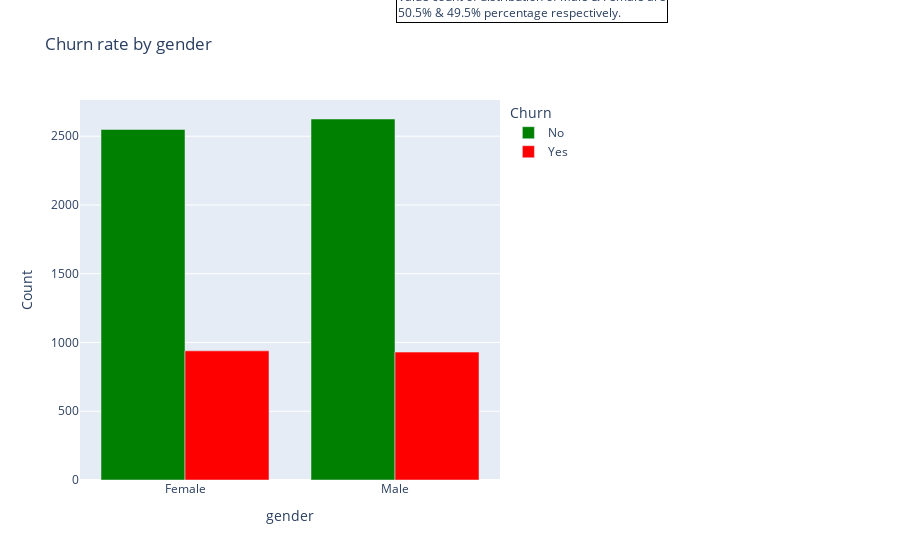
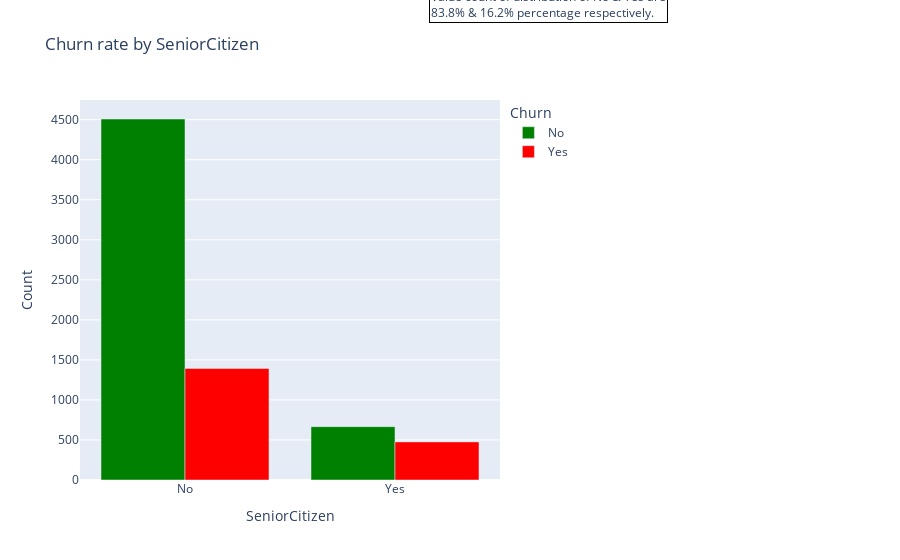
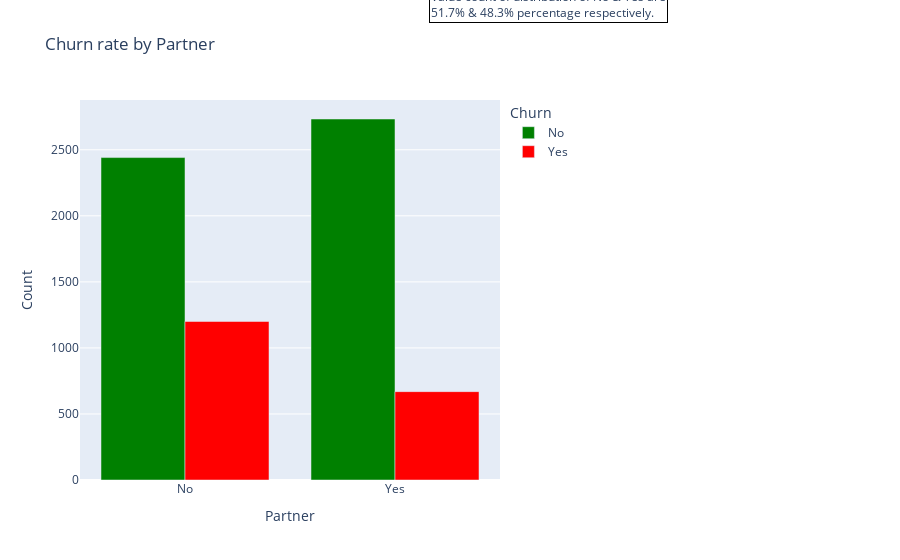
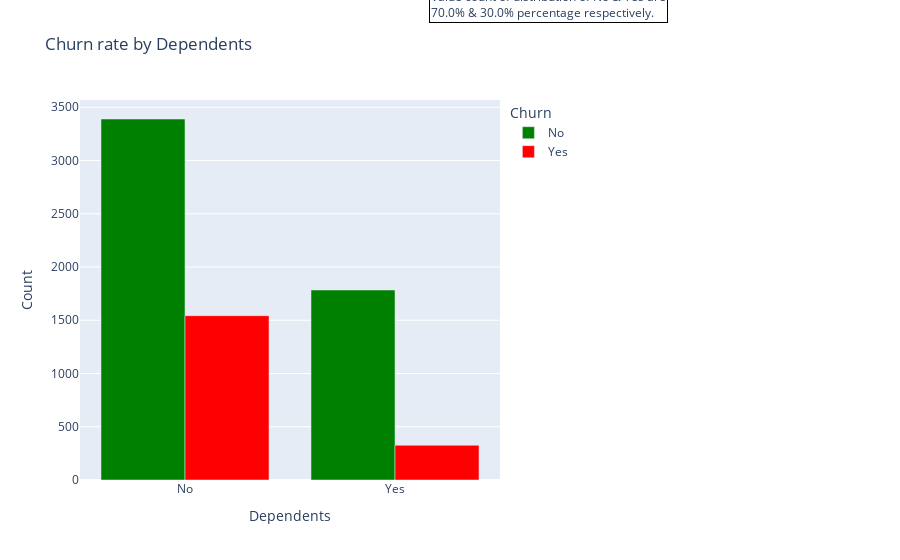

The notebook cell saved with these charts, in order:
### Code cell
#Gender feature plot
bar('gender')
#SeniorCitizen feature plot 
df.loc[df.SeniorCitizen==0,'SeniorCitizen'] = "No"   #convert 0 to No in all data instances
df.loc[df.SeniorCitizen==1,'SeniorCitizen'] = "Yes"  #convert 1 to Yes in all data instances
bar('SeniorCitizen')
#Partner feature plot
bar('Partner')
#Dependents feature plot
bar('Dependents')

### Figure 1 — Plotly figure (JSON) as saved in the notebook; plotly's stock layout.template omitted (floating-point values rounded to 4 significant figures)
{"data": [{"alignmentgroup": "True", "hovertemplate": "Churn=No<br>gender=%{x}<br>Count=%{y}<extra></extra>", "legendgroup": "No", "marker": {"color": "green", "pattern": {"shape": ""}}, "name": "No", "offsetgroup": "No", "orientation": "v", "showlegend": true, "textposition": "auto", "type": "bar", "x": ["Female", "Male"], "xaxis": "x", "y": [2549, 2625], "yaxis": "y"}, {"alignmentgroup": "True", "hovertemplate": "Churn=Yes<br>gender=%{x}<br>Count=%{y}<extra></extra>", "legendgroup": "Yes", "marker": {"color": "red", "pattern": {"shape": ""}}, "name": "Yes", "offsetgroup": "Yes", "orientation": "v", "showlegend": true, "textposition": "auto", "type": "bar", "x": ["Female", "Male"], "xaxis": "x", "y": [939, 930], "yaxis": "y"}], "layout": {"annotations": [{"align": "left", "bordercolor": "black", "borderwidth": 1, "showarrow": false, "text": "Value count of distribution of Male & Female are<br>50.5% & 49.5% percentage respectively.", "x": 1.4, "xref": "paper", "y": 1.3, "yref": "paper"}], "barmode": "group", "legend": {"title": {"text": "Churn"}, "tracegroupgap": 0}, "margin": {"r": 400}, "title": {"text": "Churn rate by gender"}, "xaxis": {"anchor": "y", "domain": [0, 1], "title": {"text": "gender"}}, "yaxis": {"anchor": "x", "domain": [0, 1], "title": {"text": "Count"}}}}

### Figure 2 — Plotly figure (JSON) as saved in the notebook; plotly's stock layout.template omitted (floating-point values rounded to 4 significant figures)
{"data": [{"alignmentgroup": "True", "hovertemplate": "Churn=No<br>SeniorCitizen=%{x}<br>Count=%{y}<extra></extra>", "legendgroup": "No", "marker": {"color": "green", "pattern": {"shape": ""}}, "name": "No", "offsetgroup": "No", "orientation": "v", "showlegend": true, "textposition": "auto", "type": "bar", "x": ["No", "Yes"], "xaxis": "x", "y": [4508, 666], "yaxis": "y"}, {"alignmentgroup": "True", "hovertemplate": "Churn=Yes<br>SeniorCitizen=%{x}<br>Count=%{y}<extra></extra>", "legendgroup": "Yes", "marker": {"color": "red", "pattern": {"shape": ""}}, "name": "Yes", "offsetgroup": "Yes", "orientation": "v", "showlegend": true, "textposition": "auto", "type": "bar", "x": ["No", "Yes"], "xaxis": "x", "y": [1393, 476], "yaxis": "y"}], "layout": {"annotations": [{"align": "left", "bordercolor": "black", "borderwidth": 1, "showarrow": false, "text": "Value count of distribution of No & Yes are<br>83.8% & 16.2% percentage respectively.", "x": 1.4, "xref": "paper", "y": 1.3, "yref": "paper"}], "barmode": "group", "legend": {"title": {"text": "Churn"}, "tracegroupgap": 0}, "margin": {"r": 400}, "title": {"text": "Churn rate by SeniorCitizen"}, "xaxis": {"anchor": "y", "domain": [0, 1], "title": {"text": "SeniorCitizen"}}, "yaxis": {"anchor": "x", "domain": [0, 1], "title": {"text": "Count"}}}}

### Figure 3 — Plotly figure (JSON) as saved in the notebook; plotly's stock layout.template omitted (floating-point values rounded to 4 significant figures)
{"data": [{"alignmentgroup": "True", "hovertemplate": "Churn=No<br>Partner=%{x}<br>Count=%{y}<extra></extra>", "legendgroup": "No", "marker": {"color": "green", "pattern": {"shape": ""}}, "name": "No", "offsetgroup": "No", "orientation": "v", "showlegend": true, "textposition": "auto", "type": "bar", "x": ["No", "Yes"], "xaxis": "x", "y": [2441, 2733], "yaxis": "y"}, {"alignmentgroup": "True", "hovertemplate": "Churn=Yes<br>Partner=%{x}<br>Count=%{y}<extra></extra>", "legendgroup": "Yes", "marker": {"color": "red", "pattern": {"shape": ""}}, "name": "Yes", "offsetgroup": "Yes", "orientation": "v", "showlegend": true, "textposition": "auto", "type": "bar", "x": ["No", "Yes"], "xaxis": "x", "y": [1200, 669], "yaxis": "y"}], "layout": {"annotations": [{"align": "left", "bordercolor": "black", "borderwidth": 1, "showarrow": false, "text": "Value count of distribution of No & Yes are<br>51.7% & 48.3% percentage respectively.", "x": 1.4, "xref": "paper", "y": 1.3, "yref": "paper"}], "barmode": "group", "legend": {"title": {"text": "Churn"}, "tracegroupgap": 0}, "margin": {"r": 400}, "title": {"text": "Churn rate by Partner"}, "xaxis": {"anchor": "y", "domain": [0, 1], "title": {"text": "Partner"}}, "yaxis": {"anchor": "x", "domain": [0, 1], "title": {"text": "Count"}}}}

### Figure 4 — Plotly figure (JSON) as saved in the notebook; plotly's stock layout.template omitted (floating-point values rounded to 4 significant figures)
{"data": [{"alignmentgroup": "True", "hovertemplate": "Churn=No<br>Dependents=%{x}<br>Count=%{y}<extra></extra>", "legendgroup": "No", "marker": {"color": "green", "pattern": {"shape": ""}}, "name": "No", "offsetgroup": "No", "orientation": "v", "showlegend": true, "textposition": "auto", "type": "bar", "x": ["No", "Yes"], "xaxis": "x", "y": [3390, 1784], "yaxis": "y"}, {"alignmentgroup": "True", "hovertemplate": "Churn=Yes<br>Dependents=%{x}<br>Count=%{y}<extra></extra>", "legendgroup": "Yes", "marker": {"color": "red", "pattern": {"shape": ""}}, "name": "Yes", "offsetgroup": "Yes", "orientation": "v", "showlegend": true, "textposition": "auto", "type": "bar", "x": ["No", "Yes"], "xaxis": "x", "y": [1543, 326], "yaxis": "y"}], "layout": {"annotations": [{"align": "left", "bordercolor": "black", "borderwidth": 1, "showarrow": false, "text": "Value count of distribution of No & Yes are<br>70.0% & 30.0% percentage respectively.", "x": 1.4, "xref": "paper", "y": 1.3, "yref": "paper"}], "barmode": "group", "legend": {"title": {"text": "Churn"}, "tracegroupgap": 0}, "margin": {"r": 400}, "title": {"text": "Churn rate by Dependents"}, "xaxis": {"anchor": "y", "domain": [0, 1], "title": {"text": "Dependents"}}, "yaxis": {"anchor": "x", "domain": [0, 1], "title": {"text": "Count"}}}}
